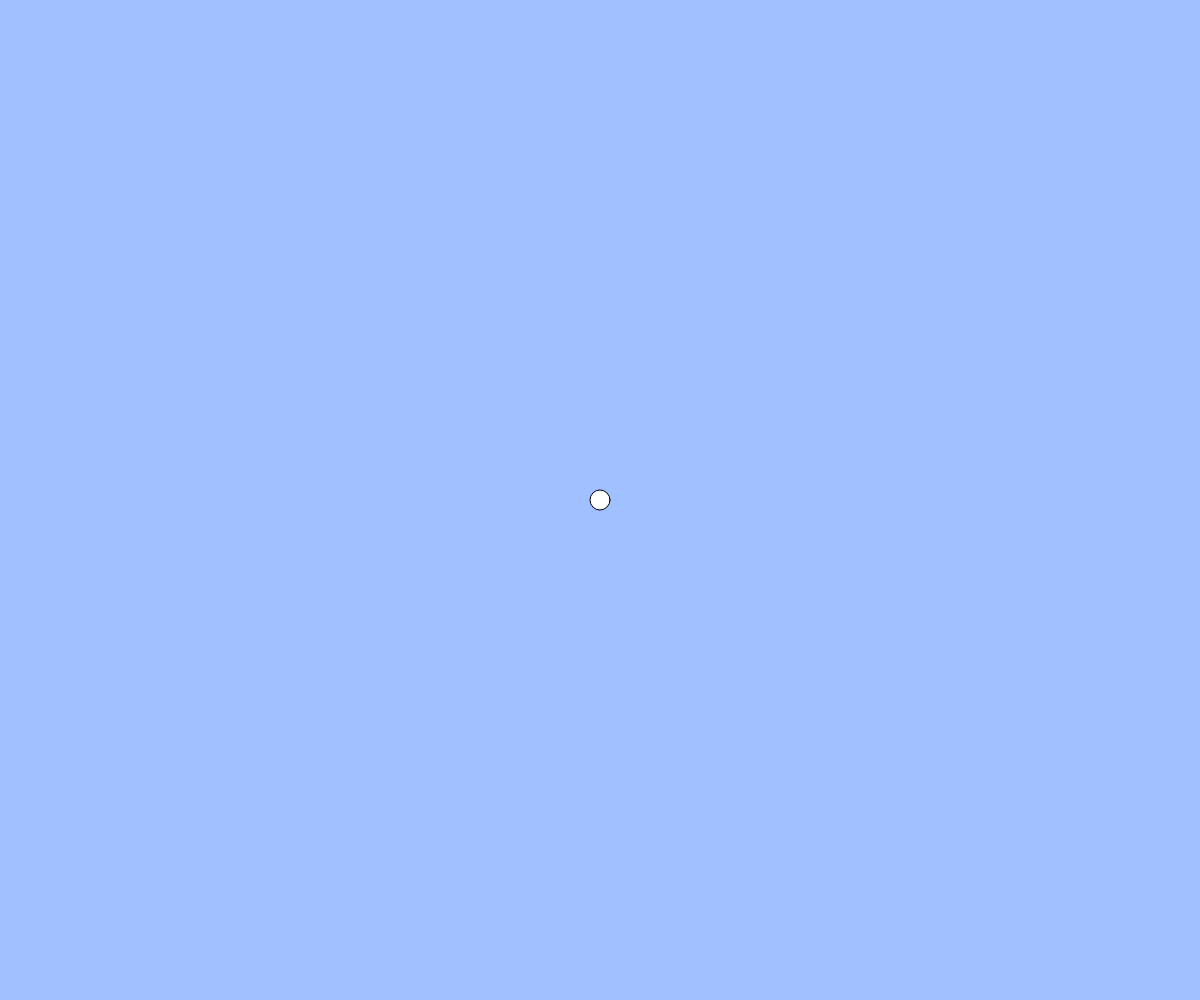
Frame 1 (no input)
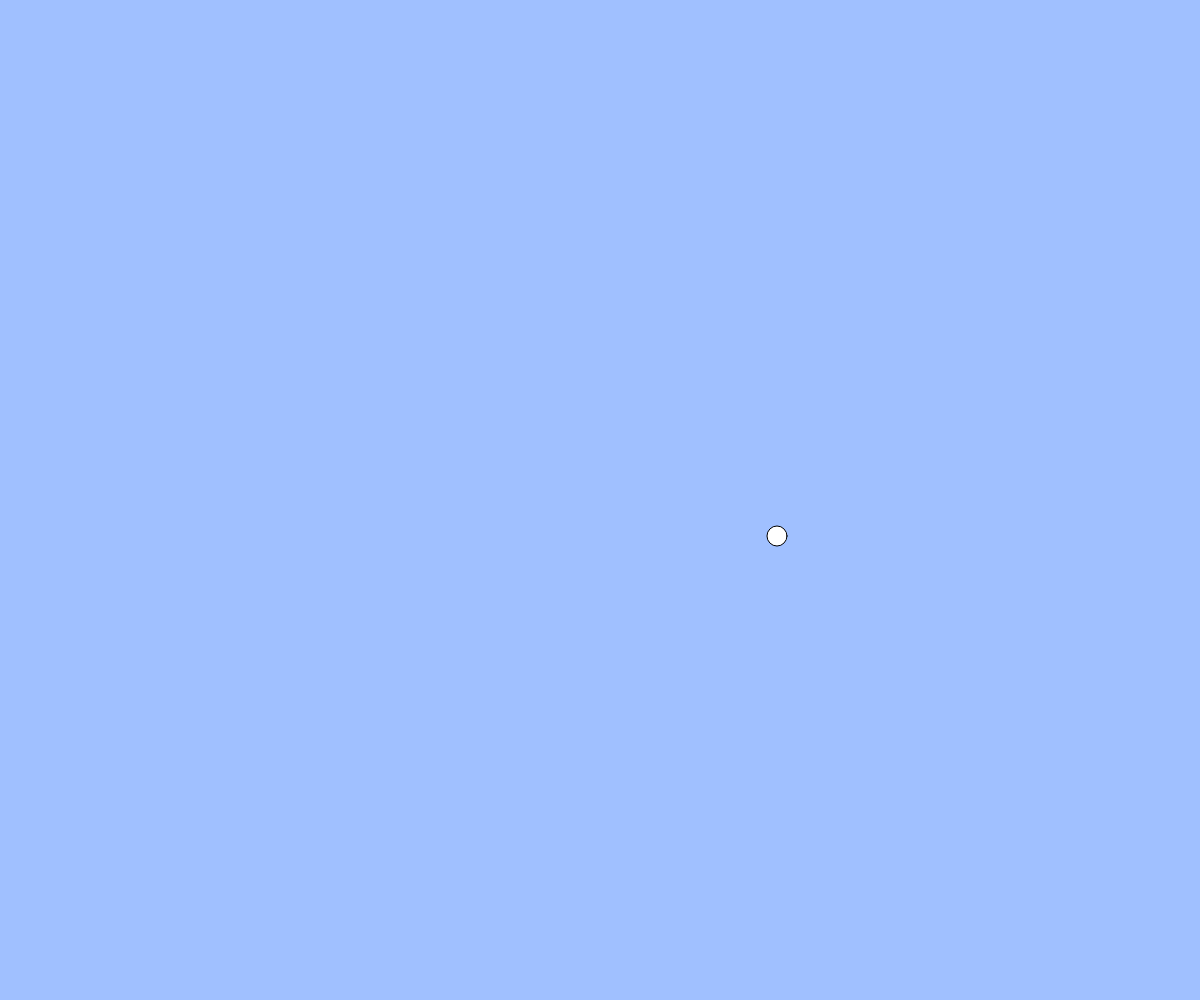
Frame 60 (no input)
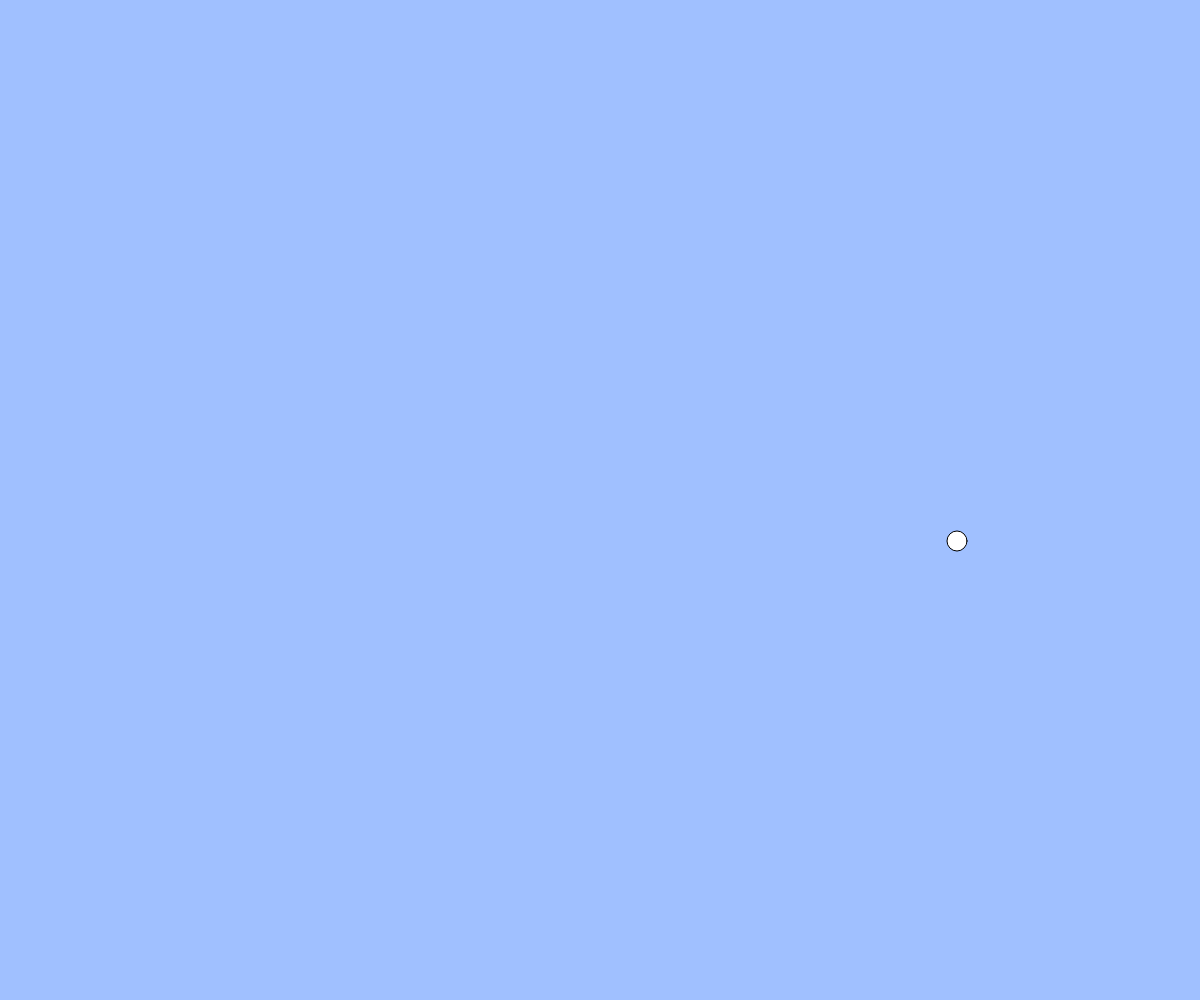
Frame 120 (the mouse pressed at the canvas centre since frame 60)

The p5.js sketch that drew these frames (run headless with seeded random() and noise() and a simulated clock; from frame 60 on, the mouse is pressed at the canvas centre):

// p5.js sketch
// ── sketch.js
// テキスト「アニメーションの基本」
let x, y, vx, vy;
const g = 1; // 重力加速度
const vyMax = 30;

function setup(){
  createCanvas(windowWidth, windowHeight);
  x = width / 2;
  y = height / 2;
  vx = 3;
  vy = 3;
}

function draw(){
  background(160, 192, 255);
  ellipse(x, y, 20, 20);
  x += vx;
  y += vy;

  if(keyIsDown(LEFT_ARROW)){ x -= 10; }
  if(keyIsDown(RIGHT_ARROW)){ x += 10; }
  if(keyIsDown(" ".charCodeAt(0))){ y -= 30; }
  
  // 重力（コメント機能でオンオフ切り替えて実行してみましょう）
  vy = constrain(vy + g, -vyMax, vyMax);

  // 端の処理パターン (1) 反対側から出てくる
  // if(x > width){ x = 0; }
  // else if(x < 0){ x = width; }
  // if(y > height){ y = 0; }
  // if(y < 0){ y = height; }

　// 端の処理パターン (2) 跳ね返る
  if(x < 0 || x > width){ vx = -1 * vx; }
  if(y > height){ vy = -1 * vy; }
  x = constrain(x, 0, width);
  y = constrain(y, 0, height);
}

function windowResized(){
  resizeCanvas(windowWidth, windowHeight);
}
